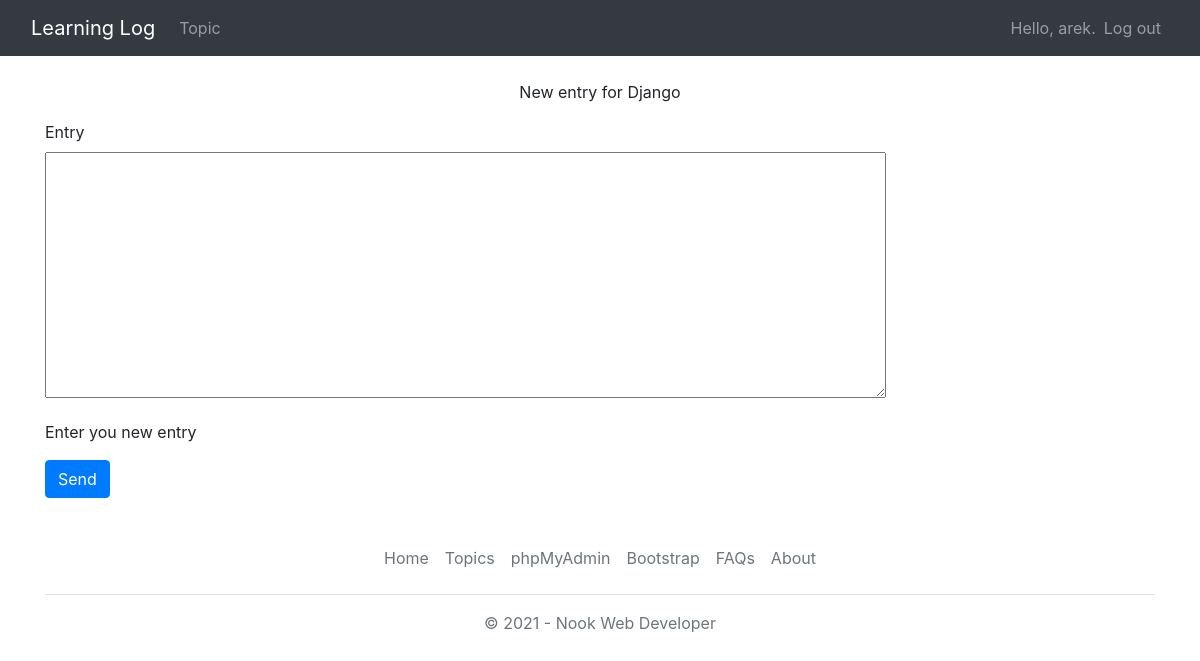
The page /new_entry/1/ (signed in) on the database as committed earlier.
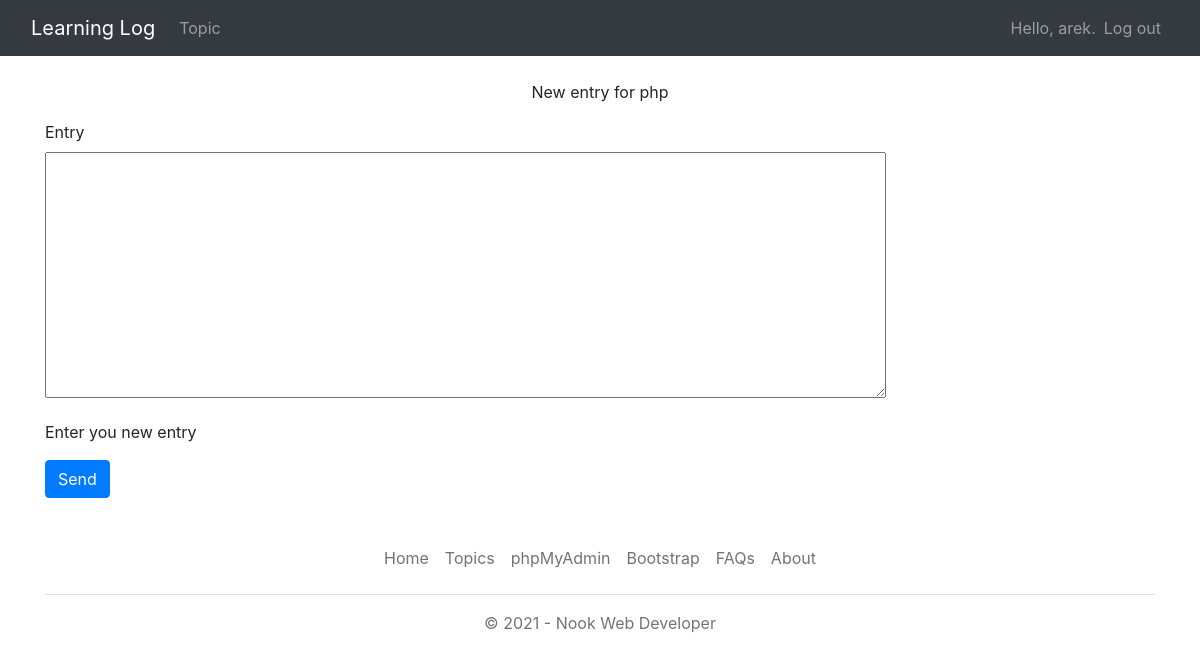
The same page on the database as committed later.
### learning_logs/models.py (models this page shows)
class Topic(models.Model):
    text = models.CharField(max_length=200)
    date_added = models.DateTimeField(auto_now_add=True)
    owner = models.ForeignKey(User, on_delete=models.CASCADE)
    def __str__(self):
        return self.text

### learning_logs/views.py (the view, shortened to what this page needs)
# urls.py: path('new_entry/<int:topic_id>/', views.new_entry, name='new_entry'),
@login_required
def new_entry(request, topic_id):
    topic = Topic.objects.get(id=topic_id)
    if request.method != 'POST':    # if 'GET'
        form = EntryForm()
    context = {'topic': topic, 'form': form}
    return render(request, 'learning_logs/new_entry.html', context)

### learning_logs/forms.py
class EntryForm(forms.ModelForm):
    class Meta:
         model = Entry
         fields = ['text']
         labels = {'text': ''}
         widgets = {'text': forms.Textarea(attrs={'cols': 80})}

### learning_logs/templates/learning_logs/new_entry.html (shortened to what this page needs)
{% extends "learning_logs/base.html" %}
{% load bootstrap %}
{% block content %}
<p class="text-center">New entry for {{ topic }}</p>
<div class="container">
	<form action="{% url 'learning_logs:new_entry' topic.id %}" method="post">
	  <div class="mb-3">
		<label for="InputTopic" class="form-label">Entry</label>
		{{ form.as_p }}
		<div id="topicHelp" class="form-text">Enter you new entry</div>
	  </div>
	  <button type="submit" class="btn btn-primary">Send</button>
	</form>
</div>
  {% include "learning_logs/footer.html" %}
{% endblock content %}

Rows that differ between the two databases and show on the page:
changed Topic: text "Django" → "php"
